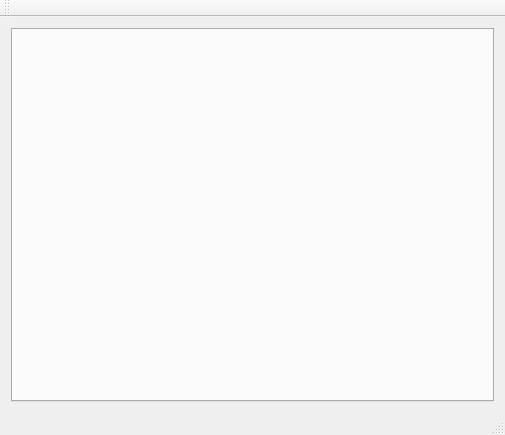
<?xml version="1.0" encoding="UTF-8"?>
<ui version="4.0">
 <class>MainWindow</class>
 <widget class="QMainWindow" name="MainWindow">
  <property name="geometry">
   <rect>
    <x>0</x>
    <y>0</y>
    <width>505</width>
    <height>435</height>
   </rect>
  </property>
  <property name="windowTitle">
   <string>MainWindow</string>
  </property>
  <widget class="QWidget" name="centralWidget">
   <layout class="QGridLayout" name="gridLayout">
    <item row="0" column="0">
     <widget class="QTabWidget" name="tabWidget">
      <property name="currentIndex">
       <number>-1</number>
      </property>
      <property name="tabsClosable">
       <bool>true</bool>
      </property>
     </widget>
    </item>
   </layout>
  </widget>
  <widget class="QMenuBar" name="menuBar">
   <property name="geometry">
    <rect>
     <x>0</x>
     <y>0</y>
     <width>505</width>
     <height>22</height>
    </rect>
   </property>
  </widget>
  <widget class="QToolBar" name="mainToolBar">
   <attribute name="toolBarArea">
    <enum>TopToolBarArea</enum>
   </attribute>
   <attribute name="toolBarBreak">
    <bool>false</bool>
   </attribute>
  </widget>
  <widget class="QStatusBar" name="statusBar"/>
  <action name="actionNew">
   <property name="text">
    <string>New</string>
   </property>
  </action>
 </widget>
 <layoutdefault spacing="6" margin="11"/>
 <resources/>
 <connections/>
</ui>
